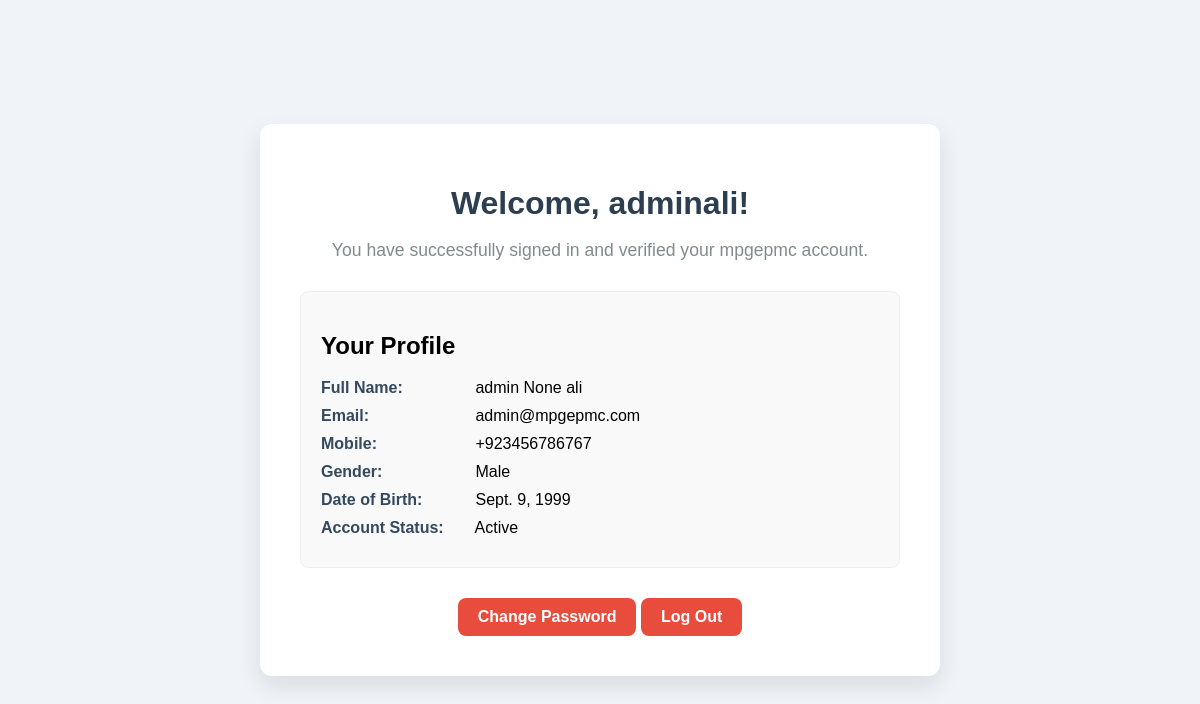
The page /users/home/ (signed in) on the database its author committed.
### mpgepmcusers/models.py (models this page shows, shortened)
class mpgepmcusersUser(AbstractBaseUser, PermissionsMixin):
    GENDER_CHOICES = GENDER_CHOICES
    first_name = models.CharField(max_length=64)
    middle_name = models.CharField(max_length=64, blank=True, null=True) # Optional
    last_name = models.CharField(max_length=64)
    gender = models.CharField(
        max_length=1,
        choices=GENDER_CHOICES,
    )
    custom_gender = models.CharField(
        max_length=64,
        blank=True,
        null=True,
        verbose_name='Specify Gender (if Other selected)'
    )
    date_of_birth = models.DateField()
    email = models.EmailField(unique=True)
    mobile_number = models.CharField(max_length=15, unique=True) # 9 to 15 digits for international
    username = models.CharField(max_length=64, unique=True, null=True, blank=True)
    is_active = models.BooleanField(default=False) # Must be False until OTP is verified
    is_staff = models.BooleanField(default=False)
    date_joined = models.DateTimeField(default=timezone.now)
    last_password_change = models.DateTimeField(default=timezone.now)
    USERNAME_FIELD = 'email'
    REQUIRED_FIELDS = ['first_name', 'last_name', 'gender', 'date_of_birth', 'mobile_number', 'username'] # UPDATED: Added 'username'
    objects = mpgepmcusersUserManager()
    class Meta:
        verbose_name = 'mpgepmc User'
        verbose_name_plural = 'mpgepmc Users'

### mpgepmcusers/views.py (the view)
# urls.py: path('home/', views.mpgepmcusers_home, name='home'),
@login_required
def mpgepmcusers_home(request):
    return render(request, 'mpgepmcusers/mpgepmcusers_home.html')

### templates/mpgepmcusers/mpgepmcusers_home.html (shortened to what this page needs)
<!DOCTYPE html>
<html lang="en">
<head>
</head>
<body>
    <div class="container">
        <h1>Welcome, {{ user.username }}!</h1>
        <p>You have successfully signed in and verified your mpgepmc account.</p>
        <div class="user-info">
            <h2>Your Profile</h2>
            <div><strong>Full Name:</strong> {{ user.first_name }} {{ user.middle_name }} {{ user.last_name }}</div>
            <div><strong>Email:</strong> {{ user.email }}</div>
            <div><strong>Mobile:</strong> {{ user.mobile_number }}</div>
            <div><strong>Gender:</strong> {{ user.get_gender_display }}</div>
            <div><strong>Date of Birth:</strong> {{ user.date_of_birth }}</div>
            <div><strong>Account Status:</strong> Active</div>
        </div>
        <a href="{% url 'mpgepmcusers:change_password' %}" class="btn-logout">Change Password</a>
        <a href="{% url 'mpgepmcusers:logout' %}" class="btn-logout">Log Out</a>
    </div>
</body>
</html>

### templates/mpgepmcusers/mpgepmcusers_home.html (style rules this page uses)
body { font-family: Arial, sans-serif; background-color: #f0f4f8; display: flex; justify-content: center; align-items: center; min-height: 100vh; margin: 0; }
.container { background-color: #ffffff; padding: 40px; border-radius: 12px; box-shadow: 0 10px 25px rgba(0, 0, 0, 0.1); text-align: center; max-width: 600px; width: 90%; }
h1 { color: #2c3e50; margin-bottom: 10px; }
p { color: #7f8c8d; margin-bottom: 30px; font-size: 1.1em; }
.user-info { text-align: left; margin-top: 20px; padding: 20px; border: 1px solid #ecf0f1; border-radius: 8px; background-color: #f9f9f9; }
.user-info div { margin-bottom: 10px; }
.user-info strong { color: #34495e; display: inline-block; width: 150px; }
.btn-logout { display: inline-block; padding: 10px 20px; margin-top: 30px; background-color: #e74c3c; color: #ffffff; border: none; border-radius: 8px; font-weight: bold; text-decoration: none; transition: background-color 0.3s; }

### rows shown on the page
mpgepmcusersUser: username "adminali", first_name "admin", middle_name "None", last_name "ali", email "admin@mpgepmc.com", mobile_number "+923456786767", gender "Male", date_of_birth "Sept. 9, 1999"
